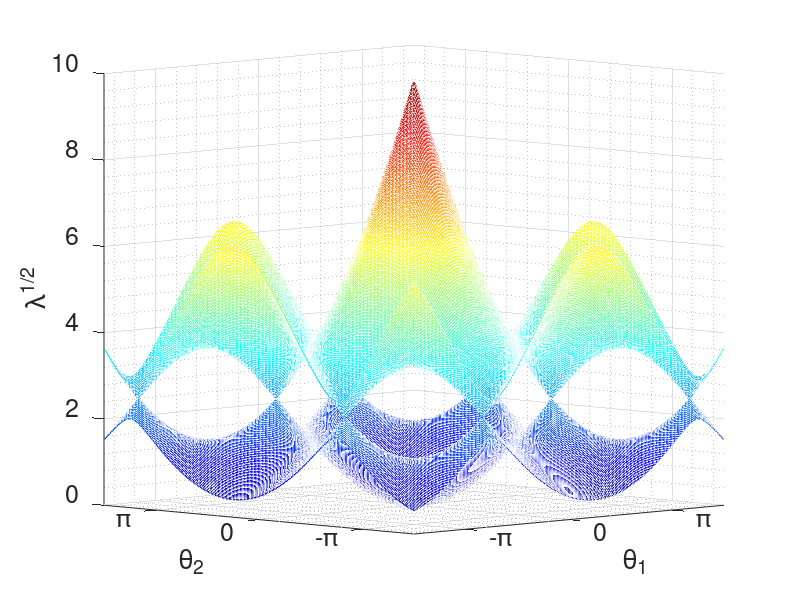

The MATLAB source for this figure:
clc
clear
close all

% This code plots dipestion relation for zero potensial 
% see Figure 5 in M. Ettehad and B. Hatinoglu, On the Spectra of Periodic Elastic Beam Lattices: Single-Layer Graph, submitted, 2021.


% choice of Brillouin zone, 
% Bid = 0 correspond Figure 5(left)
% Bid = 1 correspond Figure 5(right)
Bid = 0;

N = 300;
n = 2;
t1 = linspace(-2*pi,2*pi,N);
t2 = linspace(-2*pi,2*pi,N);

[T1,T2] = meshgrid(t1,t2);
X1 = (sqrt(3)*T1+T2)/2;
X2 = (sqrt(3)*T1-T2)/2;
if (Bid == 0)
    F = 1 + exp(i*T1) + exp(i*T2);
else
    X1 = (sqrt(3)*T1+T2)/2;
    X2 = (sqrt(3)*T1-T2)/2;
    F = 1 + exp(i*X1) + exp(i*X2);
end
Fs = abs(F);

L1 = acos(+Fs/3);
LP = zeros(N,N,n);
for k = 1:n
    LP(:,:,k) = (L1 + (k-1)*pi).^4;
end
L2 = acos(-Fs/3);
LN = zeros(N,N,n);
for k = 1:n
    LN(:,:,k) = (L2 + (k-1)*pi).^4;
end
figure
for k = 1:n-1
    mesh(T1,T2,(LP(:,:,k)).^(1/2));
%     mesh(T1,T2,(LP(:,:,k)));
    hold on
end
for k = 1:n-1
    hold on
    mesh(T1,T2,(LN(:,:,k)).^(1/2));
%     mesh(T1,T2,(LN(:,:,k)));
end
xlabel('\theta_1','FontSize',24)
ylabel('\theta_2','FontSize',24)
zlabel('\lambda^{1/2}','FontSize',24)
set(gca,'XTick',-pi:pi:pi) 
set(gca,'YTick',-pi:pi:pi) 
set(gca,'XTickLabel',{'-\pi','0','\pi'},'FontSize',18)
set(gca,'YTickLabel',{'-\pi','0','\pi'},'FontSize',18)
grid on
grid minor
xlim([-pi-pi/2,pi+pi/2])
ylim([-pi-pi/2,pi+pi/2])
colormap(jet)
set(gcf,'color','w');
width=1200;
height=900;
set(gcf,'position',[200,200,width,height]);
set(gcf,'color','w');
view([-60 -60 8])

















